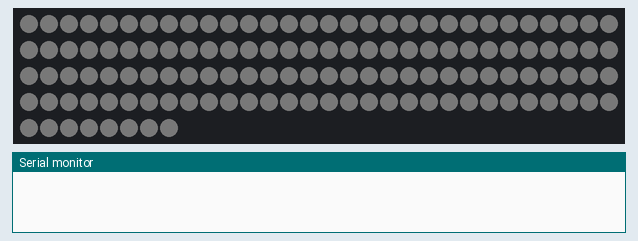
A program run on a simulated ESP32-C6. On the bench: 128 RGB LEDs in strip order, left to right, continuing on the next row, the last lines printed to the serial monitor. Dim RGB values are drawn brighter than linear; WiFi joins after 1.5 s; servers stay silent unless stated; the local clock reads 2024-03-15 10:24:30 at power-on unless the program sets it.

Above: at 0.1 s.
At 5.01 s:
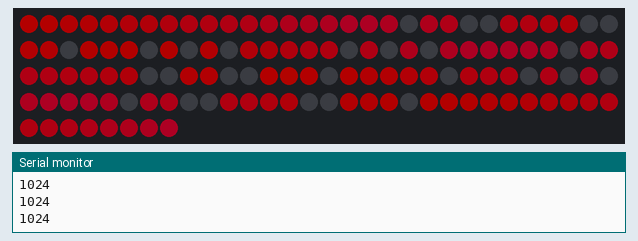
At 10.01 s:
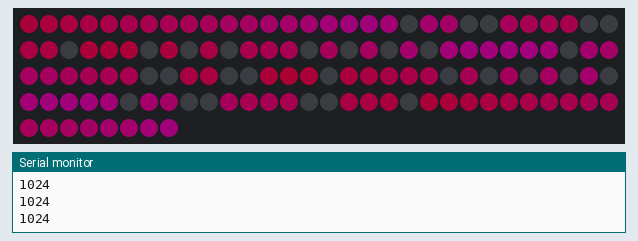
At 20.01 s:
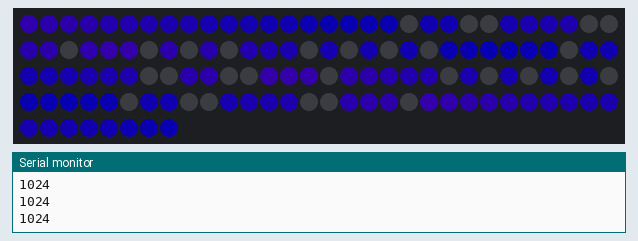
At 29.82 s:
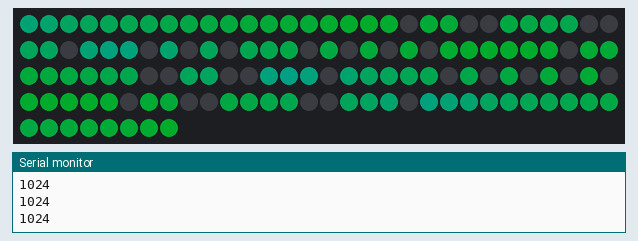
At 39.82 s:
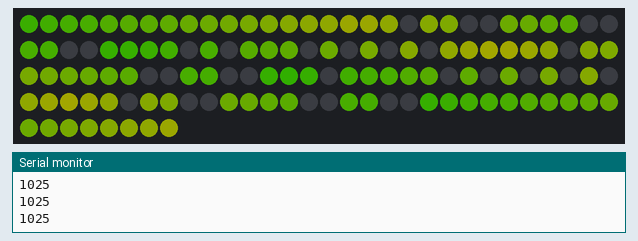

The program:

main.cpp
```cpp
#include <Arduino.h>
#include <FastLED.h>
#include <WiFi.h>
#include <time.h>
#include <numbers.h>


// CONFIG
#define LED_PIN     0 // Number of pin connected to Din - Data in
#define LED_TYPE    WS2812B // Type of led strip
#define COLOR_ORDER GRB // Green Red Blue
#define BRIGHTNESS 60 // FROM 0 - 255
// WiFi
const char *ssid = "";
const char *password = "";

CRGB main_color = CRGB::Black;
// Brightness of background effect (0-255)
#define BACKGROUND_BRIGHTNESS 255


// LEDS OFFSETS
#define NUM_LEDS    128

const int leds_rows[7] = {17, 18, 19, 20, 19, 18, 17};
const int lines[7] = {16, 17, 53, 54, 92, 93, 127};
const int straight_offsets[7] = {0, 0, 1, 1, 1, 0, 0};
const int start_offset = 17;
const int dot_count[5] = {2, 3, 2, 3, 2};
const int offsets[4][5] = {
    {1,1,2,1,1},
    {5,5,6,5,5},
    {11,11,12,11,11},
    {15,15,16,15,15},
};
const int dots[] = {17 + 18 + 9, 17 + 18 + 19 + 20 + 9};
bool dot_visible = true;

CRGB leds[NUM_LEDS];


uint8_t baseHue = 0;

void show_dots (bool visible) {
    for (int dot : dots) {
        if (visible) {
            leds[dot] = main_color;
        }
    }
}

void show_number(int num, int value) {
    int number_offset = 0;
    for (int i = 0; i < 5; i++) {
        for(int j = 0; j < dot_count[i]; j ++) {
            if (number_shapes[value][number_offset]) {
                int led_number = lines[i + 1];
                if (i%2 == 0) {
                    led_number += offsets[num][i] + j;
                } else {
                    led_number -= offsets[num][i] + j;
                }

                leds[led_number] = main_color;
            }
            number_offset += 1;
        }
    }
}

void setup() {
      FastLED.addLeds<LED_TYPE, LED_PIN, COLOR_ORDER>(leds, NUM_LEDS);
    FastLED.setBrightness(BRIGHTNESS);
    fill_solid(leds, NUM_LEDS, CHSV(0, 0, 50));
    FastLED.show();
    Serial.begin(115200);

    WiFi.begin(ssid, password);
    while (WiFi.status() != WL_CONNECTED) {
        delay(500);
        Serial.print(".");
    }

    IPAddress dns1(1,1,1,1);
    IPAddress dns2(8,8,8,8);

    WiFi.setDNS(dns1, dns2);

    configTzTime(
        "CET-1CEST,M3.5.0/2,M10.5.0/3",
        "pool.ntp.org"
    );


    struct tm timeinfo;
    while (!getLocalTime(&timeinfo)) {
        Serial.println("Nie udalo sie pobrac czasu");
        fill_solid(leds, NUM_LEDS, CRGB::Red);
        FastLED.show();
        delay(10000);
        fill_solid(leds, NUM_LEDS, CRGB::Black);
        FastLED.show();
    }


    fill_solid(leds, NUM_LEDS, CRGB::Black);
    FastLED.show();
}

void loop() {
    EVERY_N_MILLIS(200) {
        struct tm t;
        int h1, h2, m1, m2;
        if (getLocalTime(&t)) {
            h1 = t.tm_hour / 10;
            h2 = t.tm_hour % 10;
            m1 = t.tm_min / 10;
            m2 = t.tm_min % 10;
        }
        Serial.print(h1);
        Serial.print(h2);
        Serial.print(m1);
        Serial.println(m2);

        fill_solid(leds, NUM_LEDS, CRGB::Black);

        int even = false;
        for (int i = 0; i < 7; i++) {
            int direction = -1;
            if (even) {
                direction = 1;
            }

            for(int j = 0; j < leds_rows[i]; j ++) {
                leds[lines[i] + (direction * j)] = CHSV((j - straight_offsets[i] + baseHue) * 1, 255, BACKGROUND_BRIGHTNESS);
            }

            even = !even;
        }
        baseHue--;

        show_number(0, h1);
        show_number(1, h2);
        show_number(2, m1);
        show_number(3, m2);


        show_dots(dot_visible);
        FastLED.show();

    }
    EVERY_N_SECONDS(1) {
        dot_visible = !dot_visible;
    }

}
```

numbers.cpp
```cpp
#include "numbers.h"

const bool number_shapes[10][12] = {
    {// 0
        true, true,
        true, false, true,
        false, false,
        true, false, true,
        true, true
    },
    {// 1
        false, true,
        false, false, true,
        false, true,
        false, false, true,
        false, true
    },
    {// 2
        true, true,
        false, false, true,
        true, true,
        true, false, false,
        true, true
    },
    {// 3
        true, true,
        false, false, true,
        true, true,
        false, false, true,
        true, true
    },
    {// 4
        true, false,
        true, false, true,
        true, true,
        false, false, true,
        false, true
    },
    {// 5
        true, true,
        true, false, false,
        true, true,
        false, false, true,
        true, true
    },
    {// 6
        false, true,
        false, true, false,
        true, true,
        true, false, true,
        true, true
    },
    {// 7
        true, true,
        false, false, true,
        false, true,
        false, true, false,
        true, false
    },
    {// 8
        true, true,
        true, false, true,
        true, true,
        true, false, true,
        true, true
    },
    {// 9
        true, true,
        true, false, true,
        true, true,
        false, true, false,
        true, false
    }
};
```

numbers.h
```cpp
#pragma once
extern const bool number_shapes[10][12];
```
